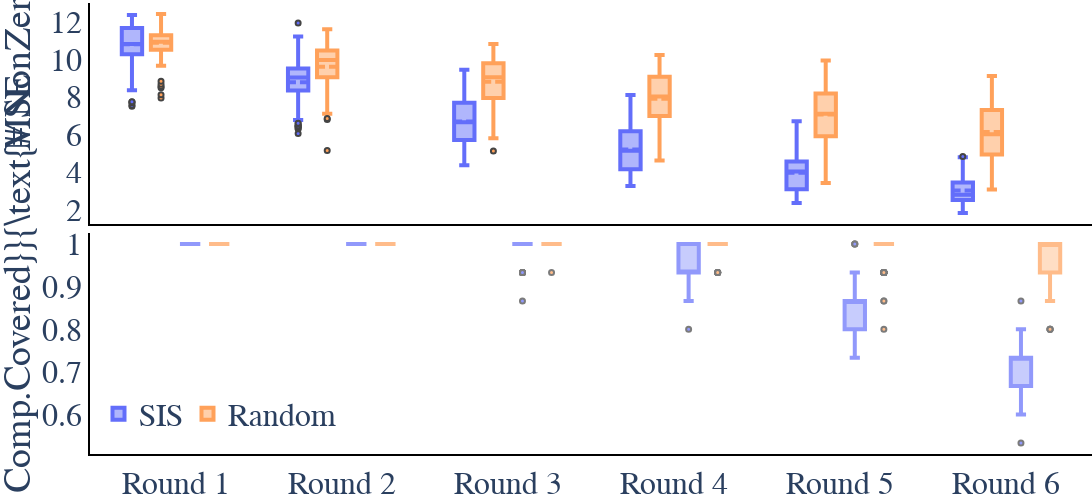

Source (notebook cell):
### Code cell
fig3.show()

### Figure 1 — Plotly figure (JSON) as saved in the notebook; plotly's stock layout.template omitted (floating-point values rounded to 4 significant figures; data arrays with more than 128 entries replaced by an {"elided": "..."} marker saying what was removed)
{"data": [{"boxmean": true, "line": {"width": 4}, "marker": {"color": "#636EFA", "line": {"width": 2}, "size": 5}, "name": "SIS", "type": "box", "x": {"elided": "654 str values"}, "xaxis": "x", "y": {"elided": "654 float values"}, "yaxis": "y"}, {"boxmean": true, "line": {"width": 4}, "marker": {"color": "#FFA15A", "line": {"width": 2}, "size": 5}, "name": "Random", "type": "box", "x": {"elided": "654 str values"}, "xaxis": "x", "y": {"elided": "654 float values"}, "yaxis": "y"}, {"line": {"width": 4}, "marker": {"color": "#636EFA", "line": {"width": 2}, "size": 5}, "name": "SIS", "opacity": 0.7, "showlegend": false, "type": "box", "x": {"elided": "654 str values"}, "xaxis": "x2", "y": {"elided": "654 float values"}, "yaxis": "y2"}, {"line": {"width": 4}, "marker": {"color": "#FFA15A", "line": {"width": 2}, "size": 5}, "name": "Random", "opacity": 0.7, "showlegend": false, "type": "box", "x": {"elided": "654 str values"}, "xaxis": "x2", "y": {"elided": "654 float values"}, "yaxis": "y2"}], "layout": {"boxmode": "group", "font": {"family": "serif", "size": 32}, "height": 500, "legend": {"orientation": "h", "x": 0.25, "xanchor": "right", "y": 0.15, "yanchor": "top"}, "margin": {"b": 0, "l": 0, "r": 0, "t": 0}, "plot_bgcolor": "rgba(0,0,0,0)", "violinmode": "group", "width": 1200, "xaxis": {"anchor": "y", "domain": [0, 1], "linecolor": "black", "linewidth": 2, "matches": "x2", "showline": true, "showticklabels": false}, "xaxis2": {"anchor": "y2", "domain": [0, 1], "linecolor": "black", "linewidth": 2, "showline": true}, "yaxis": {"anchor": "x", "domain": [0.51, 1], "linecolor": "black", "linewidth": 2, "showline": true, "title": {"text": "MSE"}}, "yaxis2": {"anchor": "x2", "domain": [0, 0.49], "linecolor": "black", "linewidth": 2, "showline": true, "title": {"text": "$\\Large{1 - \\frac{\\text{# Comp.Covered}}{\\text{# NonZeroComp.}}}$"}}}}
